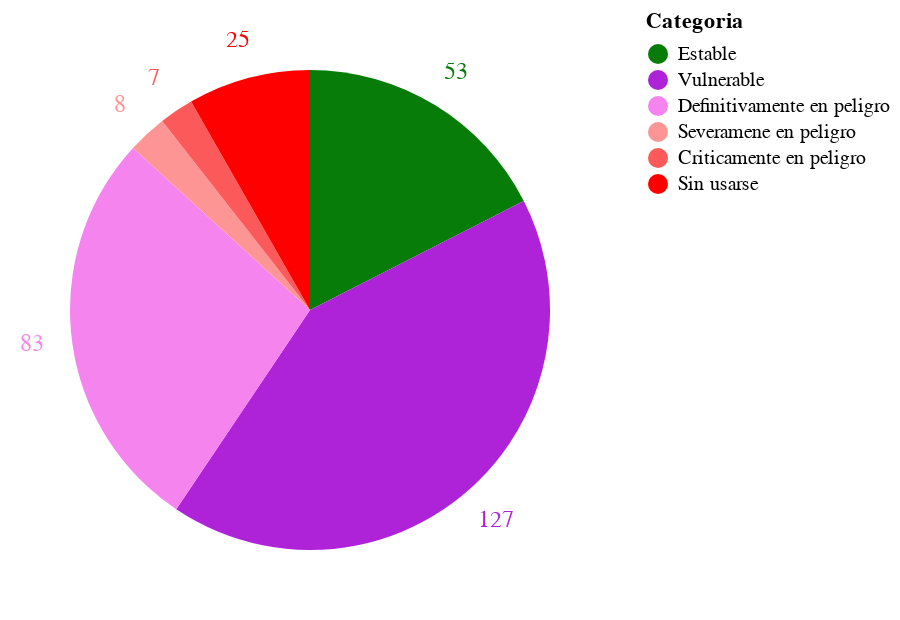

The notebook cell saved with this chart:
### Code cell
print(unesco_mx.keys())

labels2spa={
    'safe':'Estable', 'vulnerable':'Vulnerable', 'definitely endangered':'Definitivamente en peligro', 'severely endangered':'Severamene en peligro', 'critically endangered':'Criticamente en peligro','extinct':'Sin usarse'
}

order=['safe', 'vulnerable', 'definitely endangered', 'severely endangered', 'critically endangered','extinct']

source = pd.DataFrame({'Categoria':[labels2spa[ix] for ix in order],'Cantidad':[unesco_mx[ix] for ix in order], 'Order': range(len(order))})

base=alt.Chart(source).encode(
    alt.Theta("Cantidad:Q").stack(True),
    color=alt.Color('Categoria', sort=alt.SortField('Order'),scale=alt.Scale(range=['#077c09','#ae23d7','#f684ee','#fe9595','#fc5a5a','#ff0000'])),
    order=alt.Order('Order:O')
)

pie = base.mark_arc(outerRadius=120)
text = base.mark_text(radius=140, size=12).encode(text="Cantidad")

pie + text

### Figure 1 — Vega-Lite specification as saved in the notebook (floating-point values rounded to 4 significant figures)
{"config": {"view": {"continuousWidth": 300, "continuousHeight": 300}}, "layer": [{"mark": {"type": "arc", "outerRadius": 120}, "encoding": {"color": {"field": "Categoria", "scale": {"range": ["#077c09", "#ae23d7", "#f684ee", "#fe9595", "#fc5a5a", "#ff0000"]}, "sort": {"field": "Order"}, "type": "nominal"}, "order": {"field": "Order", "type": "ordinal"}, "theta": {"field": "Cantidad", "stack": true, "type": "quantitative"}}}, {"mark": {"type": "text", "radius": 140, "size": 12}, "encoding": {"color": {"field": "Categoria", "scale": {"range": ["#077c09", "#ae23d7", "#f684ee", "#fe9595", "#fc5a5a", "#ff0000"]}, "sort": {"field": "Order"}, "type": "nominal"}, "order": {"field": "Order", "type": "ordinal"}, "text": {"field": "Cantidad", "type": "quantitative"}, "theta": {"field": "Cantidad", "stack": true, "type": "quantitative"}}}], "data": {"name": "data-fd655f4403eccb344f67b76946323d81"}, "$schema": "https://vega.github.io/schema/vega-lite/v5.20.1.json", "datasets": {"data-fd655f4403eccb344f67b76946323d81": [{"Categoria": "Estable", "Cantidad": 53, "Order": 0}, {"Categoria": "Vulnerable", "Cantidad": 127, "Order": 1}, {"Categoria": "Definitivamente en peligro", "Cantidad": 83, "Order": 2}, {"Categoria": "Severamene en peligro", "Cantidad": 8, "Order": 3}, {"Categoria": "Criticamente en peligro", "Cantidad": 7, "Order": 4}, {"Categoria": "Sin usarse", "Cantidad": 25, "Order": 5}]}}
